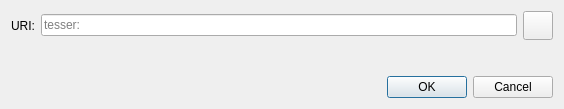
<?xml version="1.0" encoding="UTF-8"?>
<ui version="4.0">
 <class>OpenURIDialog</class>
 <widget class="QDialog" name="OpenURIDialog">
  <property name="geometry">
   <rect>
    <x>0</x>
    <y>0</y>
    <width>564</width>
    <height>109</height>
   </rect>
  </property>
  <property name="windowTitle">
   <string>Open tesser URI</string>
  </property>
  <layout class="QVBoxLayout" name="verticalLayout">
   <item>
    <layout class="QHBoxLayout" name="horizontalLayout">
     <item>
      <widget class="QLabel" name="label">
       <property name="text">
        <string>URI:</string>
       </property>
      </widget>
     </item>
     <item>
      <widget class="QValidatedLineEdit" name="uriEdit">
       <property name="placeholderText">
        <string notr="true">tesser:</string>
       </property>
      </widget>
     </item>
     <item>
      <widget class="QToolButton" name="pasteButton">
       <property name="toolTip">
        <string extracomment="Tooltip text for button that allows you to paste an address that is in your clipboard.">Paste address from clipboard</string>
       </property>
       <property name="text">
        <string/>
       </property>
       <property name="icon">
        <iconset resource="../bitcoin.qrc">
         <normaloff>:/icons/editpaste</normaloff>:/icons/editpaste
        </iconset>
       </property>
       <property name="iconSize">
        <size>
         <width>22</width>
         <height>22</height>
        </size>
       </property>
      </widget>
     </item>
    </layout>
   </item>
   <item>
    <spacer name="verticalSpacer">
     <property name="orientation">
      <enum>Qt::Vertical</enum>
     </property>
     <property name="sizeHint" stdset="0">
      <size>
       <width>20</width>
       <height>40</height>
      </size>
     </property>
    </spacer>
   </item>
   <item>
    <widget class="QDialogButtonBox" name="buttonBox">
     <property name="orientation">
      <enum>Qt::Horizontal</enum>
     </property>
     <property name="standardButtons">
      <set>QDialogButtonBox::Cancel|QDialogButtonBox::Ok</set>
     </property>
    </widget>
   </item>
  </layout>
 </widget>
 <customwidgets>
  <customwidget>
   <class>QValidatedLineEdit</class>
   <extends>QLineEdit</extends>
   <header>qt/qvalidatedlineedit.h</header>
  </customwidget>
 </customwidgets>
 <resources/>
 <connections>
  <connection>
   <sender>buttonBox</sender>
   <signal>accepted()</signal>
   <receiver>OpenURIDialog</receiver>
   <slot>accept()</slot>
   <hints>
    <hint type="sourcelabel">
     <x>248</x>
     <y>254</y>
    </hint>
    <hint type="destinationlabel">
     <x>157</x>
     <y>274</y>
    </hint>
   </hints>
  </connection>
  <connection>
   <sender>buttonBox</sender>
   <signal>rejected()</signal>
   <receiver>OpenURIDialog</receiver>
   <slot>reject()</slot>
   <hints>
    <hint type="sourcelabel">
     <x>316</x>
     <y>260</y>
    </hint>
    <hint type="destinationlabel">
     <x>286</x>
     <y>274</y>
    </hint>
   </hints>
  </connection>
 </connections>
</ui>
